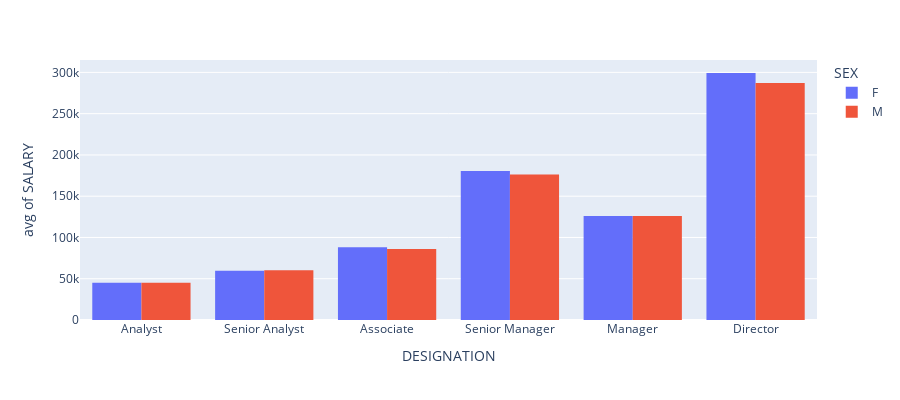

This figure's notebook cell:
### Markdown cell above
### Average of Salary by Designation

### Code cell
# Plotting bar chart
fig = px.histogram(df, x="DESIGNATION", y="SALARY",
             color='SEX', barmode='group', histfunc='avg',
             height=400)
fig.show()

### Figure 1 — Plotly figure (JSON) as saved in the notebook; plotly's stock layout.template omitted (floating-point values rounded to 4 significant figures; data arrays with more than 128 entries replaced by an {"elided": "..."} marker saying what was removed)
{"data": [{"alignmentgroup": "True", "bingroup": "x", "histfunc": "avg", "hovertemplate": "SEX=F<br>DESIGNATION=%{x}<br>avg of SALARY=%{y}<extra></extra>", "legendgroup": "F", "marker": {"color": "#636efa", "pattern": {"shape": ""}}, "name": "F", "offsetgroup": "F", "orientation": "v", "showlegend": true, "type": "histogram", "x": {"elided": "1258 str values"}, "xaxis": "x", "y": {"elided": "1258 int values"}, "yaxis": "y"}, {"alignmentgroup": "True", "bingroup": "x", "histfunc": "avg", "hovertemplate": "SEX=M<br>DESIGNATION=%{x}<br>avg of SALARY=%{y}<extra></extra>", "legendgroup": "M", "marker": {"color": "#EF553B", "pattern": {"shape": ""}}, "name": "M", "offsetgroup": "M", "orientation": "v", "showlegend": true, "type": "histogram", "x": {"elided": "1215 str values"}, "xaxis": "x", "y": {"elided": "1215 int values"}, "yaxis": "y"}], "layout": {"barmode": "group", "height": 400, "legend": {"title": {"text": "SEX"}, "tracegroupgap": 0}, "margin": {"t": 60}, "xaxis": {"anchor": "y", "domain": [0, 1], "title": {"text": "DESIGNATION"}}, "yaxis": {"anchor": "x", "domain": [0, 1], "title": {"text": "avg of SALARY"}}}}
